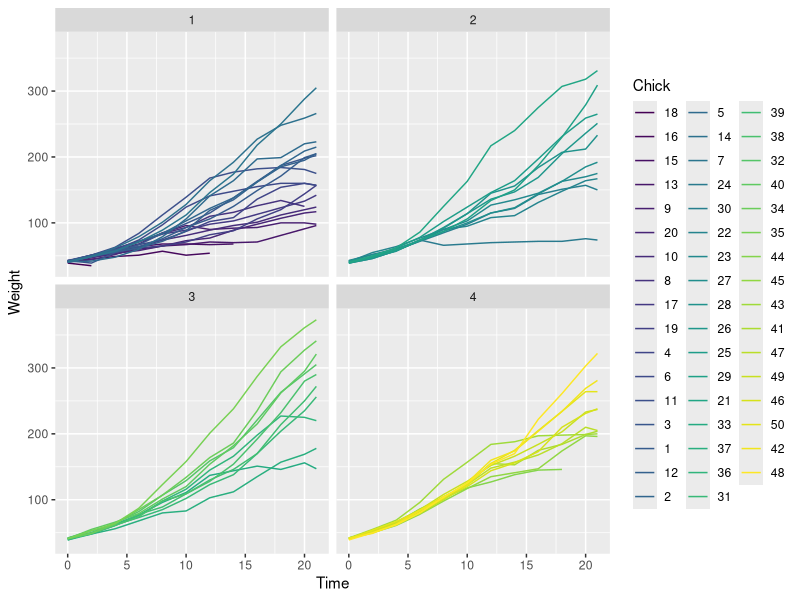

R code for this plot:
#options(repos = c(CRAN = "http://cran.rstudio.com"))
#install.packages("tidyverse")
#install.packages("ggplot2")
library("ggplot2")
library("tidyverse")
library("datasets")
#print(head(iris))
#print(head(ChickWeight))




irises <- as_tibble(iris)
#print(irises)
chicken <- as_tibble(ChickWeight)
#print(chicken)

chicken <- rename(chicken, Weight = weight)
#print(chicken)


#print(filter(chicken, Diet == 2))
#print(filter(irises, Sepal.Length > 5))

graph <- ggplot(data = chicken, mapping = aes(x = Time, y = Weight, color = Chick))
#print(graph)

lineplot <- ggplot(chicken, aes(x = Time, y = Weight, color = Chick)) + geom_line()
#print(lineplot)

scatterplot <- ggplot(irises, aes(x = Sepal.Length, y = Sepal.Width, color = Species)) + geom_point(size = 3)
#print(scatterplot)

barplot <- ggplot(irises, aes(x = Species, fill = Species)) + geom_bar()
#print(barplot)

#barplot for selected rows

barplot_filtered <- ggplot(filter(irises, Sepal.Length > 5.5), aes(x = Species, fill = Species)) + geom_bar()
#print(barplot_filtered)


boxplot <- ggplot(irises, aes(x = Species, y = Sepal.Width, color = Species)) + geom_boxplot()
#print(boxplot)

histogram <- ggplot(irises, aes(x = Sepal.Length, fill = Species)) + geom_histogram(bins = 20)
#print(histogram)

KDE <- ggplot(irises, aes(x = Sepal.Length, color = Species)) + geom_density(size = 1)
#print(KDE)

KCDF <- ggplot(irises, aes(x = Sepal.Length, color = Species)) + stat_ecdf(size = 1)
#print(KCDF)

ECDF_col_all_val <- ggplot(irises, aes(x = Sepal.Length)) + stat_ecdf(size = 1)
#print(ECDF_col_all_val)


line_scatter <- ggplot(data = chicken, aes(x = Time, y = Weight, color = Chick)) + geom_line() + geom_point()
#print(line_scatter)

grid_plots <- ggplot(chicken, aes(x = Time, y = Weight, color = Chick)) + geom_line() + facet_wrap(facets = vars(Diet), nrow = 2, ncol = 2)
print(grid_plots)